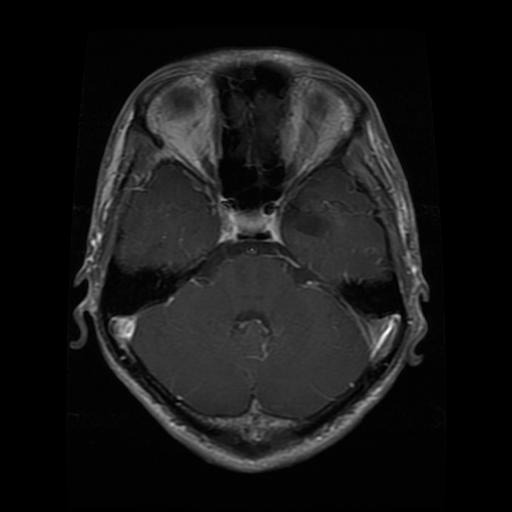
#> input picture MRI/brisc2025_test_00002_gl_ax_t1.jpg, 512 x 512 px; its folder holds 4 pictures in this run
$ python generate_excel.py
#> lines starting #> are read from the running program, lines starting #| are printed output that depends on the picture
from PIL import Image
from pathlib import Path
from openpyxl import Workbook

# Project folders
MRI_FOLDER = Path("MRI")
XRAY_FOLDER = Path("XRay")

# Output Excel file
OUTPUT_FILE = "Medical_Image_Matrices.xlsx"

# Matrix size for Excel
MATRIX_SIZE = 32


def get_images(folder):
    extensions = {".jpg", ".jpeg", ".png", ".bmp"}
    return sorted(
        [f for f in folder.iterdir() if f.suffix.lower() in extensions]
    )


def add_image_to_excel(ws, patient_id, image_type, image_path):
    # Open image
#> called with patient_id = 'P001', image_type = 'MRI'
    image = Image.open(image_path)
#> image is the input picture: PIL image 512x512 RGB; min 0, max 255, mean 23.5

    # Original dimensions
    original_width, original_height = image.size
#> original_width = 512; original_height = 512

    # Convert to grayscale
    gray = image.convert("L")

    # Resize to 32 x 32 for a manageable matrix
    matrix_image = gray.resize((MATRIX_SIZE, MATRIX_SIZE))
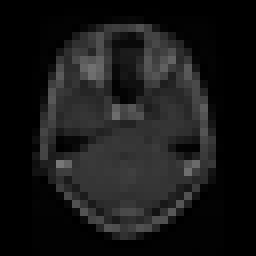
#> matrix_image: PIL image 32x32 L (shown 8 times larger); min 0, max 119, mean 23.5

    # Header information
    ws.append([
        patient_id,
        image_type,
        image_path.name,
        original_height,
        original_width,
        f"{original_height} x {original_width}"
    ])

    # Matrix header
    ws.append(["32 x 32 Grayscale Matrix"])

    # Write matrix values
    pixels = matrix_image.load()

    for row in range(MATRIX_SIZE):
        values = [pixels[col, row] for col in range(MATRIX_SIZE)]
        ws.append(values)

    # Empty row between images
    ws.append([])


# Create workbook
wb = Workbook()

# Remove default sheet
default_sheet = wb.active
wb.remove(default_sheet)

# Create summary sheet
summary = wb.create_sheet("Summary")

summary.append([
    "Patient ID",
    "Image Type",
    "Image Name",
    "Original Rows",
    "Original Columns",
    "Original Matrix Size"
])

patient_number = 1

# Process MRI images
for image_path in get_images(MRI_FOLDER)[:50]:
    add_image_to_excel(
        summary,
        f"P{patient_number:03d}",
        "MRI",
        image_path
    )
    patient_number += 1
#> pass 2 of the loop `for image_path in get_images(MRI_FOLDER)[:50]:`:
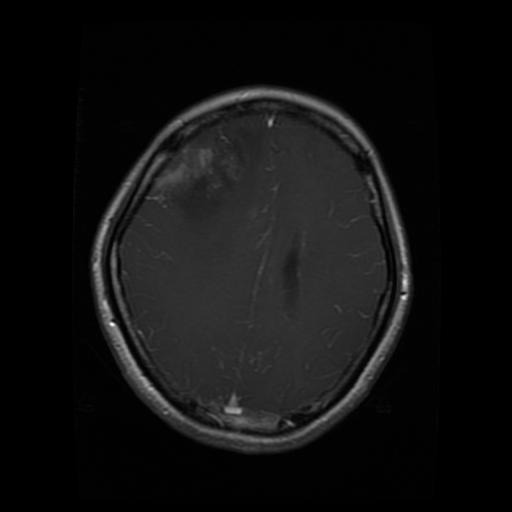
#> input picture MRI/brisc2025_test_00003_gl_ax_t1.jpg, 512 x 512 px
#> in add_image_to_excel, image is the input picture: PIL image 512x512 RGB; min 0, max 255, mean 17.4
#> in add_image_to_excel (call 2), `matrix_image = gray.resize((MATRIX_SIZE, MATRIX_SIZE))`:
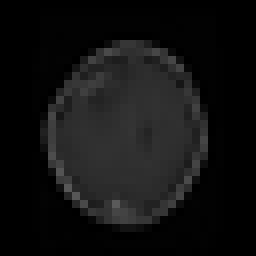
#> matrix_image: PIL image 32x32 L (shown 8 times larger); min 0, max 90, mean 17.4
#> pass 3 of the loop `for image_path in get_images(MRI_FOLDER)[:50]:`:
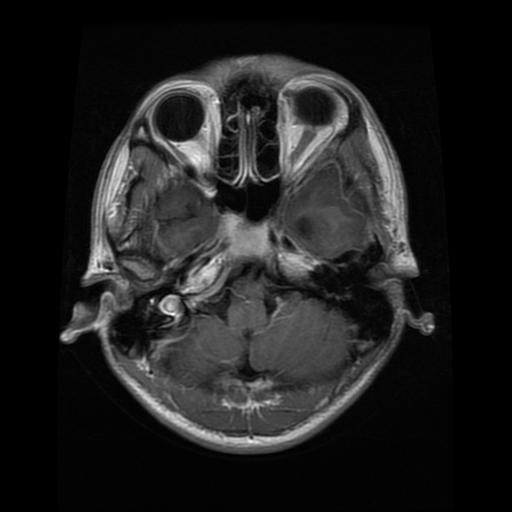
#> input picture MRI/brisc2025_test_00004_gl_ax_t1.jpg, 512 x 512 px
#> in add_image_to_excel, image is the input picture: PIL image 512x512 RGB; min 0, max 255, mean 31.8
#> in add_image_to_excel (call 3), `matrix_image = gray.resize((MATRIX_SIZE, MATRIX_SIZE))`:
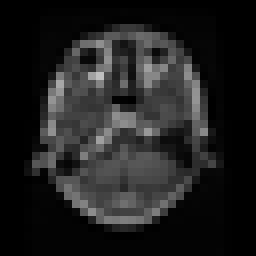
#> matrix_image: PIL image 32x32 L (shown 8 times larger); min 0, max 191, mean 31.8
#> the loop made 4 passes; the first 3 are shown

# Process X-ray images
for image_path in get_images(XRAY_FOLDER)[:50]:
#> (the run stopped early here; a loop or call above may not have finished)
